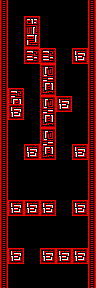

Tiled map render using the project's own tile images. Description and the whole map definition, tile-layer contents included, below:
An orthogonal 12x36 tile map with 8x8 px tiles, 2 tile layers (border, Tile Layer 1) and 17 objects (12x Obstacle, 3x Coin(red), 2x Custom(BgRed)).

<map version="1.4" tiledversion="1.4.3" orientation="orthogonal" renderorder="right-down" width="12" height="36" tilewidth="8" tileheight="8" infinite="0" nextlayerid="6" nextobjectid="38">
 <editorsettings>
  <export target="../../../resources/levels/zones/red/red_easy_3.json" format="ld48-export" />
 </editorsettings>
 <tileset firstgid="1" source="../../tsx/tiles_red.tsx" />
 <objectgroup id="4" name="bg_base">
  <properties>
   <property name="z" type="float" value="-1" />
  </properties>
  <object id="35" name="BG" type="Custom(BgRed)" x="0" y="0" width="96" height="144" />
  <object id="37" name="BG" type="Custom(BgRed)" x="0" y="144" width="96" height="144" />
 </objectgroup>
 <layer id="1" name="border" width="12" height="36">
  <data encoding="csv">
109,0,0,0,0,0,0,0,0,0,0,109,
109,0,0,0,0,0,0,0,0,0,0,109,
109,0,0,0,0,0,0,0,0,0,0,109,
109,0,0,0,0,0,0,0,0,0,0,109,
109,0,0,0,0,0,0,0,0,0,0,109,
109,0,0,0,0,0,0,0,0,0,0,109,
109,0,0,0,0,0,0,0,0,0,0,109,
109,0,0,0,0,0,0,0,0,0,0,109,
109,0,0,0,0,0,0,0,0,0,0,109,
109,0,0,0,0,0,0,0,0,0,0,109,
109,0,0,0,0,0,0,0,0,0,0,109,
109,0,0,0,0,0,0,0,0,0,0,109,
109,0,0,0,0,0,0,0,0,0,0,109,
109,0,0,0,0,0,0,0,0,0,0,109,
109,0,0,0,0,0,0,0,0,0,0,109,
109,0,0,0,0,0,0,0,0,0,0,109,
109,0,0,0,0,0,0,0,0,0,0,109,
109,0,0,0,0,0,0,0,0,0,0,109,
109,0,0,0,0,0,0,0,0,0,0,109,
109,0,0,0,0,0,0,0,0,0,0,109,
109,0,0,0,0,0,0,0,0,0,0,109,
109,0,0,0,0,0,0,0,0,0,0,109,
109,0,0,0,0,0,0,0,0,0,0,109,
109,0,0,0,0,0,0,0,0,0,0,109,
109,0,0,0,0,0,0,0,0,0,0,109,
109,0,0,0,0,0,0,0,0,0,0,109,
109,0,0,0,0,0,0,0,0,0,0,109,
109,0,0,0,0,0,0,0,0,0,0,109,
109,0,0,0,0,0,0,0,0,0,0,109,
109,0,0,0,0,0,0,0,0,0,0,109,
109,0,0,0,0,0,0,0,0,0,0,109,
109,0,0,0,0,0,0,0,0,0,0,109,
109,0,0,0,0,0,0,0,0,0,0,109,
109,0,0,0,0,0,0,0,0,0,0,109,
109,0,0,0,0,0,0,0,0,0,0,109,
109,0,0,0,0,0,0,0,0,0,0,109
</data>
 </layer>
 <layer id="2" name="Tile Layer 1" width="12" height="36">
  <data encoding="csv">
0,0,0,0,0,0,0,0,0,0,0,0,
0,0,0,0,0,0,0,0,0,0,0,0,
0,0,0,12,13,0,0,0,0,0,0,0,
0,0,0,49,50,0,0,0,0,0,0,0,
0,0,0,86,87,0,0,0,0,0,0,0,
0,0,0,123,124,0,0,0,0,0,0,0,
0,0,0,112,113,112,113,0,0,1,2,0,
0,0,0,149,150,149,150,0,0,38,39,0,
0,0,0,0,0,9,10,0,0,0,0,0,
0,0,0,0,0,46,47,0,0,0,0,0,
0,0,0,0,0,83,84,0,0,0,0,0,
0,112,113,0,0,120,121,0,0,0,0,0,
0,83,84,0,0,9,10,1,2,0,0,0,
0,1,2,0,0,46,47,38,39,0,0,0,
0,38,39,0,0,83,84,0,0,0,0,0,
0,0,0,0,0,120,121,0,0,0,0,0,
0,0,0,0,0,9,10,0,0,0,0,0,
0,0,0,0,0,46,47,0,0,0,0,0,
0,0,0,1,2,83,84,0,0,1,2,0,
0,0,0,38,39,120,121,0,0,38,39,0,
0,0,0,0,0,0,0,0,0,0,0,0,
0,0,0,0,0,0,0,0,0,0,0,0,
0,0,0,0,0,0,0,0,0,0,0,0,
0,0,0,0,0,0,0,0,0,0,0,0,
0,0,0,0,0,0,0,0,0,0,0,0,
0,1,2,1,2,1,2,0,0,1,2,0,
0,38,39,38,39,38,39,0,0,38,39,0,
0,0,0,0,0,0,0,0,0,0,0,0,
0,0,0,0,0,0,0,0,0,0,0,0,
0,0,0,0,0,0,0,0,0,0,0,0,
0,0,0,0,0,0,0,0,0,0,0,0,
0,1,2,0,0,1,2,1,2,1,2,0,
0,38,39,0,0,38,39,38,39,38,39,0,
0,0,0,0,0,0,0,0,0,0,0,0,
0,0,0,0,0,0,0,0,0,0,0,0,
0,0,0,0,0,0,0,0,0,0,0,0
</data>
 </layer>
 <objectgroup id="3" name="pickups">
  <object id="1" name="pickup" type="Coin(red)" x="40" y="32" width="16" height="16" />
  <object id="18" name="pickup" type="Coin(red)" x="8" y="72" width="16" height="16" />
  <object id="20" name="pickup" type="Coin(red)" x="24" y="128" width="16" height="16" />
 </objectgroup>
 <objectgroup id="5" name="obstacles">
  <object id="23" name="obstacle" type="Obstacle" x="72" y="48" width="16" height="16" />
  <object id="24" name="obstacle" type="Obstacle" x="56" y="96" width="16" height="16" />
  <object id="25" name="obstacle" type="Obstacle" x="72" y="144" width="16" height="16" />
  <object id="26" name="obstacle" type="Obstacle" x="24" y="144" width="16" height="16" />
  <object id="27" name="obstacle" type="Obstacle" x="72" y="200" width="16" height="16" />
  <object id="28" name="obstacle" type="Obstacle" x="8" y="248" width="16" height="16" />
  <object id="29" name="obstacle" type="Obstacle" x="8" y="200" width="48" height="16" />
  <object id="30" name="obstacle" type="Obstacle" x="40" y="64" width="16" height="96" />
  <object id="31" name="obstacle" type="Obstacle" x="24" y="16" width="16" height="48" />
  <object id="32" name="obstacle" type="Obstacle" x="40" y="48" width="16" height="16" />
  <object id="33" name="obstacle" type="Obstacle" x="8" y="88" width="16" height="32" />
  <object id="34" name="obstacle" type="Obstacle" x="40" y="248" width="48" height="16" />
 </objectgroup>
</map>